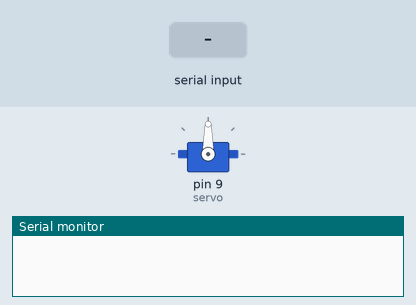
Bench run of a sketch on a simulated Arduino Uno, built with avr-gcc and run on an emulated ATmega328P. On the bench: servo, the last lines printed to the serial monitor. The test bench sets the inputs (shaded band).

Above: at 1.2 s.
1.3 s: "r\n" received over Serial
At 1.7 s:
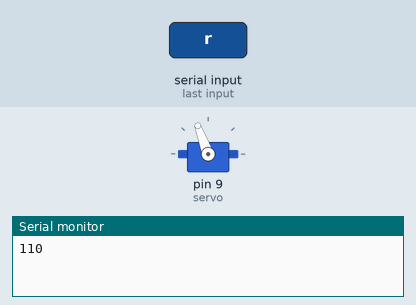
2.8 s: "r\n" received over Serial
At 4.0 s:
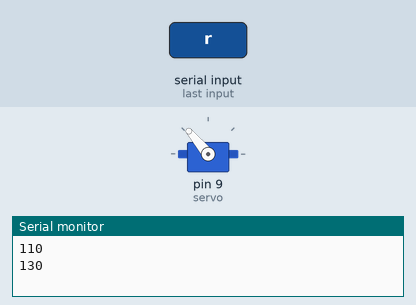
4.3 s: "l\n" received over Serial
At 5.2 s:
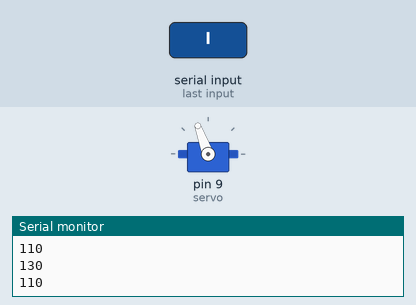
5.8 s: "c\n" received over Serial
At 6.4 s:
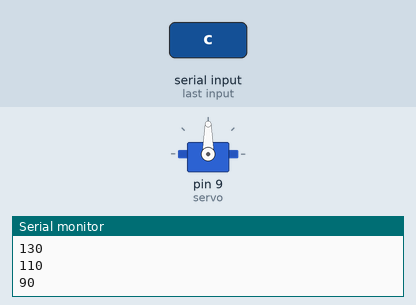
7.3 s: "l\n" received over Serial
At 8.7 s:
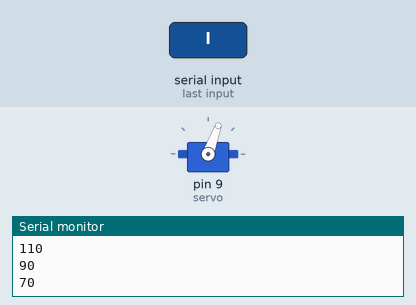
Timing chart, 0 to 9.8 s (numbered marks = the images above; inputs shaded):
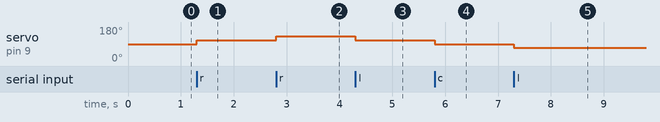

Measured:
- after the input at 1.3 s, servo on pin 9 (servo): 90° → 110° at once
- after the input at 2.8 s, servo on pin 9 (servo): 110° → 130° at once
- after the input at 4.3 s, servo on pin 9 (servo): 130° → 110° at once
- after the input at 5.8 s, servo on pin 9 (servo): 110° → 90° at once
- after the input at 7.3 s, servo on pin 9 (servo): 90° → 70° at once

The sketch:

servoscript.ino
```cpp
#include <Servo.h>

Servo servo;
String command = "";
int angle = 90;

void setup() {
  Serial.begin(9600);

  servo.attach(9);
  servo.write(angle);
  // Serial.println("System ready. Commands: l,r");
}

void loop() {
  if (Serial.available()) {
    command = Serial.readStringUntil('\n');
    command.trim();

    // if (angle == 170) {
    //   Serial.println("Servo cannot move in clockwise direction anymore!");
    // } else if (angle == 10) {
    //   Serial.println("Servo cannot move in anti-clockwise direction anymore!");
    // } else {
      // Servo controls
      if (angle<170 && command == "r") {
        angle += 20;
        servo.write(angle);
        // Serial.println("Servo moved by 20 degrees in clockwise direction.");
      } else if (angle>10 && command == "l") {
        angle -= 20;
        servo.write(angle);
        // Serial.println("Servo moved by 20 degrees in anti-clockwise direction.");
      } else if (command == "c") {
        angle = 90;
        servo.write(angle);
        // Serial.println("Servo centered at 90 degrees");
      }
      else {
        Serial.println("Invalid command. Use: l,r,c");
      }
    // }
  Serial.println(angle);
  }
}
```
